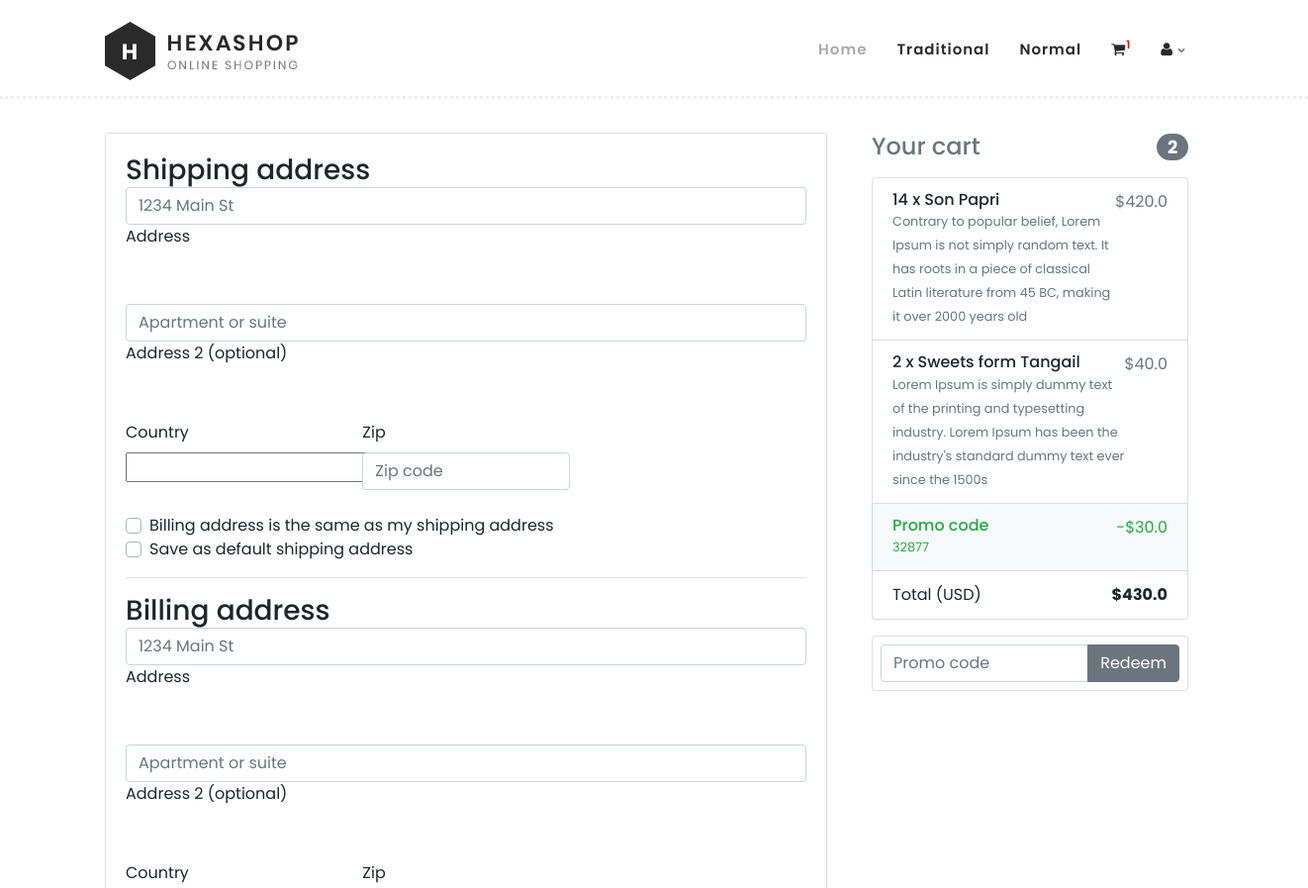
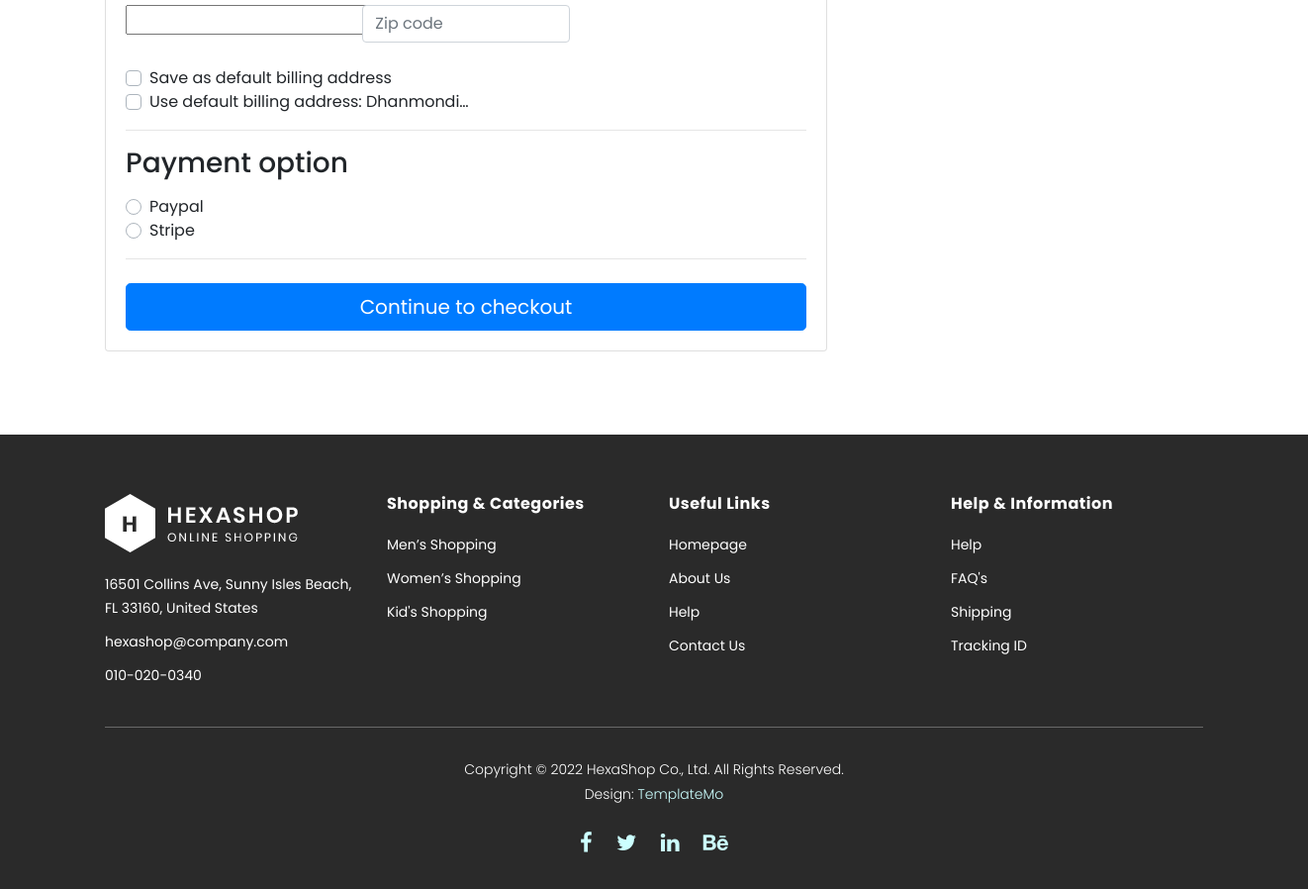
/checkout/ (signed in), run on the app's committed database (2 pictures, top to bottom).
### core/models.py (models this page shows, shortened)
class Address(models.Model):
    user = models.ForeignKey(settings.AUTH_USER_MODEL, on_delete=models.CASCADE)
    street_address = models.CharField(max_length=100)
    apartment_address = models.CharField(max_length=100)
    country = CountryField(multiple = False)
    zip = models.CharField(max_length=100)
    address_type = models.CharField(max_length=1, choices=ADDRESS_CHOICES)
    default = models.BooleanField(default=False)
    class Meta:
        verbose_name_plural = 'Addresses'

class Order(models.Model):
    user = models.ForeignKey(settings.AUTH_USER_MODEL, on_delete=models.CASCADE)
    ref_code = models.CharField(max_length=20, blank=True, null=True)
    items = models.ManyToManyField(OrderItem)
    start_date = models.DateTimeField(auto_now_add=True)
    ordered_date = models.DateTimeField()
    ordered = models.BooleanField(default=False)
    shipping_address = models.ForeignKey(
        'Address', related_name='shipping_address', on_delete=models.SET_NULL, blank=True, null=True)
    billing_address = models.ForeignKey(
        'Address', related_name='billing_address', on_delete=models.SET_NULL, blank=True, null=True)
    payment = models.ForeignKey('Payment', on_delete=models.SET_NULL, blank=True, null=True)
    coupon = models.ForeignKey('Coupon', on_delete=models.SET_NULL, blank=True, null=True)
    being_delivered = models.BooleanField(default=False)
    received = models.BooleanField(default=False)
    refund_requested = models.BooleanField(default=False)
    refund_grandted = models.BooleanField(default=False)
    def get_total(self):
        total = 0
        for order_item in self.items.all():
            total += order_item.get_final_price()
        if self.coupon:
            total -= self.coupon.amount
        return total

class OrderItem(models.Model):
    user = models.ForeignKey(settings.AUTH_USER_MODEL, on_delete=models.CASCADE)
    ordered = models.BooleanField(default=False)
    item = models.ForeignKey(Item, on_delete=models.CASCADE)
    quantity = models.IntegerField(default=1)
    def get_total_discount_item_price(self):
        return self.quantity * self.item.discount_price
    def get_final_price(self):
        if self.item.discount_price:
            return self.get_total_discount_item_price()
        return self.get_total_item_price()

class Item(models.Model):
    title = models.CharField(max_length=100)
    price = models.FloatField()
    discount_price = models.FloatField(blank=True, null = True)
    category = models.CharField(choices=CATEGORY_CHOICES, max_length=2)
    label = models.CharField(choices=LABEL_CHOICES, max_length=1)
    slug = models.SlugField()
    description = models.TextField()
    image = models.ImageField()

class Coupon(models.Model):
    code = models.CharField(max_length=15)
    amount = models.FloatField()

### core/views.py (the view, shortened to what this page needs)
# urls.py: path('checkout/', CheckoutView.as_view(), name='checkout'),
class CheckoutView(View):
    @method_decorator(login_required)
    def get(self, *args, **kwargs):
        try:
            order = Order.objects.get(user=self.request.user, ordered=False)
            form = CheckoutForm()
            context = {
                'form' : form,
                'couponform' : CouponForm(),
                'order' : order,
                'DISPLAY_COUPON_FORM' : True
            }
            shipping_address_qs = Address.objects.filter(
                user = self.request.user,
                address_type = 'S',
                default = True
            )
            if shipping_address_qs.exists():
                context.update({'default_shipping_address': shipping_address_qs[0]})
            billing_address_qs = Address.objects.filter(
                user = self.request.user,
                address_type = 'B',
                default=True
            )
            if billing_address_qs.exists():
                context.update({'default_billing_address': billing_address_qs[0]})
            return render(self.request, "checkout.html", context)
        except ObjectDoesNotExist:
            messages.info(self.request, "You do not have an active order")
            return redirect('core:chechout')

### core/forms.py
class CheckoutForm(forms.Form):
    shipping_address = forms.CharField(required=False)
    shipping_address2 = forms.CharField(required=False)
    shipping_country = CountryField(blank_label='(select country)').formfield(
        required=False,
        widget=CountrySelectWidget(attrs={
            'class': 'custom-select d-block w-100',
        }))
    shipping_zip = forms.CharField(required=False)
    billing_address = forms.CharField(required=False)
    billing_address2 = forms.CharField(required=False)
    billing_country = CountryField(blank_label='(select country)').formfield(
        required=False,
        widget=CountrySelectWidget(attrs={
            'class': 'custom-select d-block w-100',
        }))
    billing_zip = forms.CharField(required=False)
    same_billing_address = forms.BooleanField(required=False)
    set_default_shipping = forms.BooleanField(required=False)
    use_default_shipping = forms.BooleanField(required=False)
    set_default_billing = forms.BooleanField(required=False)
    use_default_billing = forms.BooleanField(required=False)
    payment_option = forms.ChoiceField(
        widget=forms.RadioSelect, choices=PAYMENT_CHOICES)

class CouponForm(forms.Form):
    code = forms.CharField(widget=forms.TextInput(attrs={
        'class':'form-control',
        'placeholder':'Promo code',
        'aria-label':'Recipient\'s username',
        'aria-describedby':'basic-addon2'
    }))

### templates/checkout.html (shortened to what this page needs)
{% extends "base.html" %}
{% block content %}
  <main >
    <div class="container wow fadeIn">
      <h2 class="my-5 h2 text-center">Checkout form</h2>
      <div class="row">
        <div class="col-md-8 mb-4">
          <div class="card">
            <form method="POST" class="card-body">
              <h3>Shipping address</h3>
              <div class='hideable_shipping_form'>
                <div class="md-form mb-5">
                  <input type='text' placeholder='1234 Main St' id='shipping_address' name='shipping_address' class='form-control' />
                  <label for="shipping_address" class="">Address</label>
                </div>
                <div class="md-form mb-5">
                  <input type='text' placeholder='Apartment or suite' id='shipping_address2' name='shipping_address2' class='form-control' />
                  <label for="shipping_address2" class="">Address 2 (optional)</label>
                </div>
                <div class="row">
                  <div class="col-lg-4 col-md-12 mb-4">
                    <label for="country">Country</label>
                    {{ form.shipping_country }}
                  </div>
                  <div class="col-lg-4 col-md-6 mb-4">
                    <label for="shipping_zip">Zip</label>
                    <input type='text' placeholder='Zip code' id='shipping_zip' name='shipping_zip' class='form-control' />
                  </div>
                </div>
                <div class="custom-control custom-checkbox">
                  <label class="custom-control-label" for="same_billing_address">Billing address is the same as my shipping address</label>
                </div>
                <div class="custom-control custom-checkbox">
                  <label class="custom-control-label" for="set_default_shipping">Save as default shipping address</label>
                </div>
              </div>
              <hr>
              <h3>Billing address</h3>
              <div class='hideable_billing_form'>
                <div class="md-form mb-5">
                  <input type='text' placeholder='1234 Main St' id='billing_address' name='billing_address' class='form-control' />
                  <label for="billing_address" class="">Address</label>
                </div>
                <div class="md-form mb-5">
                  <input type='text' placeholder='Apartment or suite' id='billing_address2' name='billing_address2' class='form-control' />
                  <label for="billing_address2" class="">Address 2 (optional)</label>
                </div>
                <div class="row">
                  <div class="col-lg-4 col-md-12 mb-4">
                    <label for="country">Country</label>
                    {{ form.billing_country }}
                  </div>
                  <div class="col-lg-4 col-md-6 mb-4">
                    <label for="billing_zip">Zip</label>
                    <input type='text' placeholder='Zip code' id='billing_zip' name='billing_zip' class='form-control' />
                  </div>
                </div>
                <div class="custom-control custom-checkbox">
                  <label class="custom-control-label" for="set_default_billing">Save as default billing address</label>
                </div>
              </div>
              {% if default_billing_address %}
              <div class="custom-control custom-checkbox">
                <label class="custom-control-label" for="use_default_billing">Use default billing address: {{ default_billing_address.street_address|truncatechars:10 }}</label>
              </div>
              {% endif %}
              <hr>
              <h3>Payment option</h3>
              <div class="d-block my-3">
                {% for value, name in form.fields.payment_option.choices %}
                <div class="custom-control custom-radio">
                  <label class="custom-control-label" for="{{ name }}">{{ name }}</label>
                </div>
                {% endfor %}
              </div>
              <hr class="mb-4">
              <button class="btn btn-primary btn-lg btn-block" type="submit">Continue to checkout</button>
            </form>
          </div>
        </div>
        <div class="col-md-4 mb-4">
          {% include "order_snippet.html" %}
        </div>
      </div>
    </div>
  </main>
{% endblock content %}

### templates/order_snippet.html (shortened to what this page needs)
<div class="col-md-12 mb-4">
    <h4 class="d-flex justify-content-between align-items-center mb-3">
    <span class="text-muted">Your cart</span>
    <span class="badge badge-secondary badge-pill">{{ order.items.count }}</span>
    </h4>
    <ul class="list-group mb-3 z-depth-1">
    {% for order_item in order.items.all %}
    <li class="list-group-item d-flex justify-content-between lh-condensed">
        <div>
        <h6 class="my-0">{{ order_item.quantity }} x {{ order_item.item.title}}</h6>
        <small class="text-muted">{{ order_item.item.description}}</small>
        </div>
        <span class="text-muted">${{ order_item.get_final_price }}</span>
    </li>
    {% endfor %}
    {% if order.coupon %}
    <li class="list-group-item d-flex justify-content-between bg-light">
        <div class="text-success">
        <h6 class="my-0">Promo code</h6>
        <small>{{ order.coupon.code }}</small>
        </div>
        <span class="text-success">-${{ order.coupon.amount }}</span>
    </li>
    {% endif %}
    <li class="list-group-item d-flex justify-content-between">
        <span>Total (USD)</span>
        <strong>${{ order.get_total }}</strong>
    </li>
    </ul>
    {% if DISPLAY_COUPON_FORM %}
    <form class="card p-2" action="{% url 'core:add-coupon' %}" method="POST">
        <div class="input-group">
            {{ couponform.code }}
            <div class="input-group-append">
            <button class="btn btn-secondary btn-md waves-effect m-0" type="submit">Redeem</button>
            </div>
        </div>
    </form>
    {% endif %}
</div>

### static/css/templatemo-hexashop.css (style rules this page uses)
html, body, div, span, applet, object, iframe, h1, h2, h3, h4, h5, h6, p, blockquote, div pre, a, abbr, acronym, address, big, cite, code, del, dfn, em, font, img, ins, kbd, q, s, samp, small, strike, strong, sub, sup, tt, var, b, u, i, center, dl, dt, dd, ol, ul, li, figure, header, nav, section, article, aside, footer, figcaption { margin: 0; padding: 0; border: 0; outline: 0; }
ul, li { padding: 0; margin: 0; list-style: none; }
* { box-sizing: border-box; }
html, body { font-family: 'Poppins', sans-serif; font-weight: 400; background-color: #fff; font-size: 16px; -ms-text-size-adjust: 100%; -webkit-font-smoothing: antialiased; -moz-osx-font-smoothing: grayscale; }
h1, h2, h3, h4, h5, h6 { margin-top: 0px; margin-bottom: 0px; }
ul { margin-bottom: 0px; }
html, body { background: #fff; font-family: 'Poppins', sans-serif; }

### data on the page
Address: street_address "Dhanmondi…"
Order: items.count "2", coupon.code "32877", coupon.amount "30.0", get_total "430.0"
OrderItem: quantity "14", item "Son Papri", item.description "Contrary to popular belief, Lorem Ipsum is not simply random text. It has roots in a piece of classical Latin literature from 45 BC, making it over 2000 years old", get_final_price "420.0"
OrderItem: quantity "2", item "Sweets form Tangail", item.description "Lorem Ipsum is simply dummy text of the printing and typesetting industry. Lorem Ipsum has been the industry's standard dummy text ever since the 1500s", get_final_price "40.0"

### other printed values
{{ name }} "Paypal" "Stripe"
